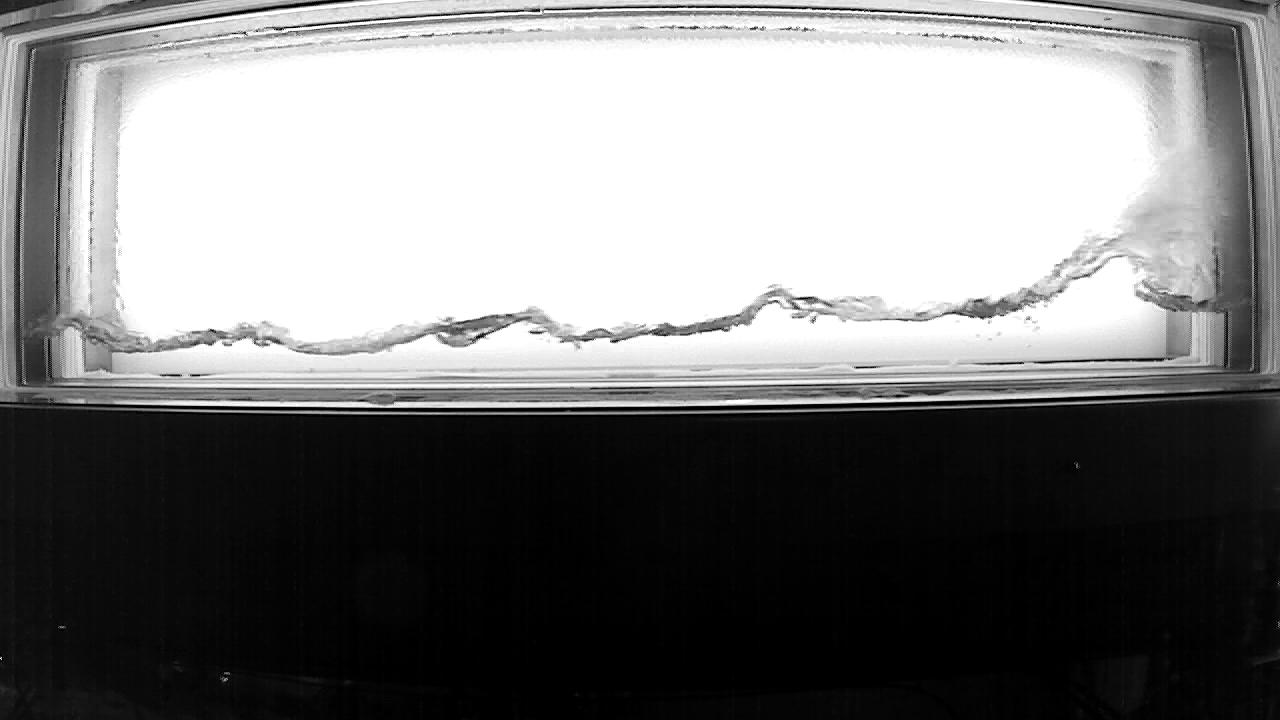
#> input picture CCFL002_1_2000_500_up_cam2_a_post.jpg, 1280 x 720 px
$ jupyter execute 'HZDR 5b plotting water boundary.ipynb'
#> lines starting #> are read from the running program, lines starting #| are printed output that depends on the picture; after the words box and inside, x2 and y2 are one past the last pixel; in counts of white or black regions, pixels touching at a corner belong together
[cell 1]
import cv2
import numpy as np
import matplotlib.pyplot as plt
import seaborn as sns; sns.set()
from skimage import draw

[cell 2]
# approximation
UPPER_BOUNDS_CAM1 = [[110,150], [95,175],
                     [90,200], [85,225], [82,250], [80,275],
                     [78,300], [75,325], [73,350], [73,375],
                     [72,400], [71,425], [71,450], [71,475],
                     [70,500], [70,525], [70,550], [70,575],
                     [70,600], [70,625], [70,650], [70,675],
                     [70,700], [70,725], [70,750], [70,775],
                     [75,800], [73,825], [75,850], [76,875],
                     [77,900], [78,925], [78,950], [81,975],
                     [82,1000], [88,1025], [94,1050],
                     [100,1075], [100,1100], [120,1125]]

UPPER_BOUNDS_CAM1 = np.array(UPPER_BOUNDS_CAM1)

[cell 3]
# filename is an image file
def preprocess_image(filename):
#> called with filename = 'CCFL002_1_2000_500_up_cam2_a_post.jpg'
    bgr_image       = cv2.imread(filename)
#> bgr_image is the input picture: shape (720, 1280, 3); min 0, max 255, mean 123.9
    rgb_image       = cv2.cvtColor(bgr_image, cv2.COLOR_BGR2RGB)
    gray_image      = cv2.cvtColor(rgb_image, cv2.COLOR_RGB2GRAY)
    _, binary_image = cv2.threshold(gray_image, 210, 255, cv2.THRESH_BINARY)
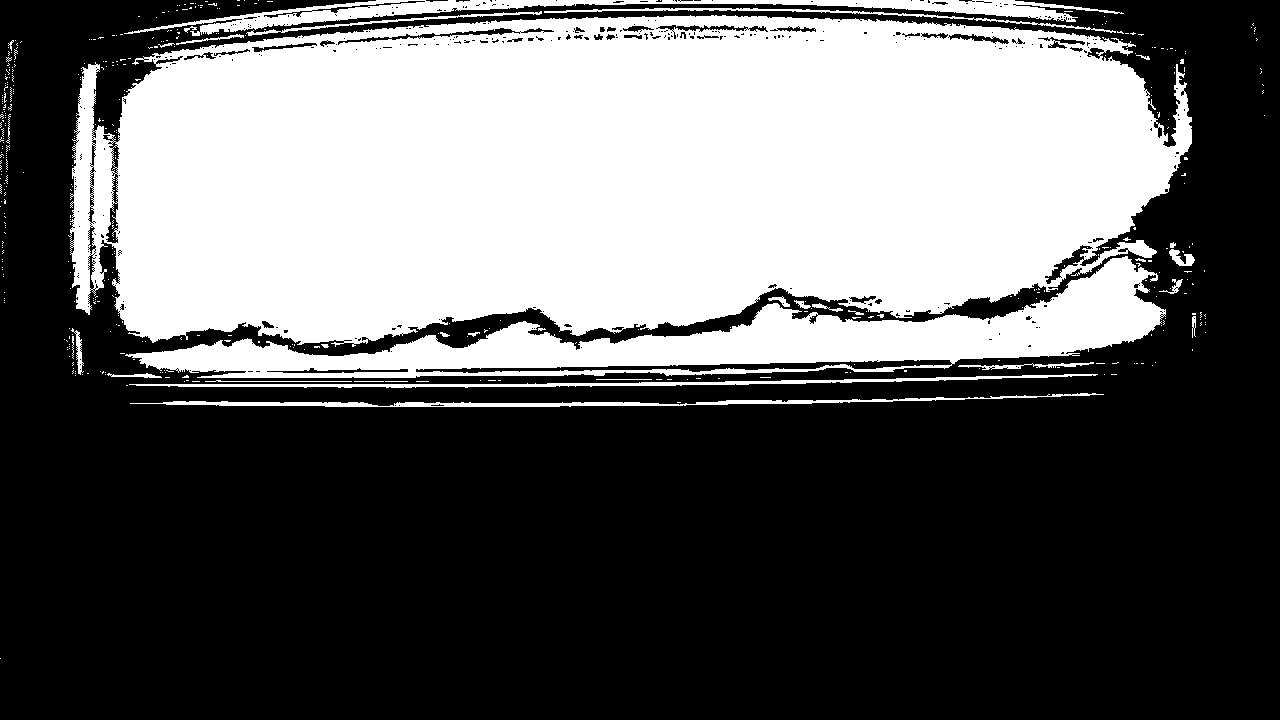
#> binary_image: shape (720, 1280); 38.8% white; 446 white regions (413 under 20 px), largest, box (x1, y1, x2, y2) and area: (68, 15, 1192, 347) 297674, (125, 256, 1166, 378) 40427, (124, 0, 1124, 36) 8332
    binary_image    = binary_image/255

    return binary_image, gray_image

[cell 4]
# points is a starting coordinate --> [y,x]
# this function is used in inversed_hieghts() function
def count_pixel(binary_image, points):
    y = points[0]
    x = points[1]
    no_of_pixels = 0

    while binary_image[y,x] == 1:
        y += 1
        no_of_pixels += 1

    return no_of_pixels

[cell 5]
# count_pixel() counts the pixels using top-down approach
# 1 points at a time
# inversed_heights() repeats count_pixel() many times
def inversed_heights(binary_image, starting_points):
    heights = []
    for points in starting_points:
        height = count_pixel(binary_image, points)
        heights.append(height)
#> this loop made 40 passes
#> height on passes 1 to 12: 230, 241, 241, 247, 243, 255, 263, 267, 267, 268, 253, 257
#> after the loop, heights = 40 values, max 268 at index 9, min 113 at index 39, mean 233

    return np.array(heights)

[cell 6]
# determine the actual boundary location
def find_boundary_coords(inversed_height_points, upper_bounds):
    y_locs = upper_bounds[:,0] + inversed_height_points
    x_locs = upper_bounds[:,1]

    y_locs = y_locs[:,np.newaxis]
    x_locs = x_locs[:,np.newaxis]

    coords = np.hstack((y_locs, x_locs))

    return coords

[cell 7]
# calculates the actual water height
# (container_height - inversed_height)
def actual_height(inversed_height):
    return 302-inversed_height

[cell 8]
def pixel_to_mm(value):
    return value*0.828

[cell 9]
def line_indices(boundary_coords):
    rrs = []
    ccs = []
    for i in range(len(boundary_coords)-1):
        y0 = boundary_coords[i][0]
        x0 = boundary_coords[i][1]
        y1 = boundary_coords[i+1][0]
        x1 = boundary_coords[i+1][1]

        rr, cc, _ = draw.line_aa(y0, x0, y1, x1)
        rrs.append(rr)
        ccs.append(cc)

    return rrs, ccs

[cell 10]
def draw_lines(gray_image_local, rrs, ccs):
    for rr, cc in zip(rrs, ccs):
        gray_image_local[rr,cc] = 0

    return gray_image_local

# Main program goes below

[cell 11]
binary_image, gray_image = preprocess_image('CCFL002_1_2000_500_up_cam2_a_post.jpg')

[cell 12]
plt.figure(figsize=(12,12))
plt.imshow(gray_image)

[cell 13]
heights = inversed_heights(binary_image, UPPER_BOUNDS_CAM1)

[cell 14]
boundary_coords = find_boundary_coords(heights, UPPER_BOUNDS_CAM1)
#> in find_boundary_coords, `y_locs = upper_bounds[:,0] + inversed_height_points`: y_locs = 40 values, max 342 at index 7, min 233 at index 39, mean 312.1
#> in find_boundary_coords, `coords = np.hstack((y_locs, x_locs))`: coords = 40 pairs, first value 233 to 342, second value 150 to 1125
#> boundary_coords has the same summary as coords in find_boundary_coords

[cell 15]
rrs, ccs = line_indices(boundary_coords)
#> the loop in line_indices, `for i in range(len(boundary_coords)-1):` made 39 passes
#> (y0, x0, y1, x1) on passes 1 to 12: (340, 150, 336, 175), (336, 175, 331, 200), (331, 200, 332, 225), (332, 225, 325, 250), (325, 250, 335, 275), (335, 275, 341, 300), (341, 300, 342, 325), (342, 325, 340, 350), (340, 350, 341, 375), (341, 375, 325, 400), (325, 400, 328, 425), (328, 425, 317, 450)
#> after the loop in line_indices, `for i in range(len(boundary_coords)-1):`: ccs = 39 items
#> rrs = 39 items; ccs = 39 items

[cell 16]
gray_image_with_line = draw_lines(gray_image, rrs, ccs)
#> the loop in draw_lines, `for rr, cc in zip(rrs, ccs):` made 39 passes

$ run again, with CCFL002_1_2000_500_up_cam1_a_post.jpg copied over CCFL002_1_2000_500_up_cam2_a_post.jpg
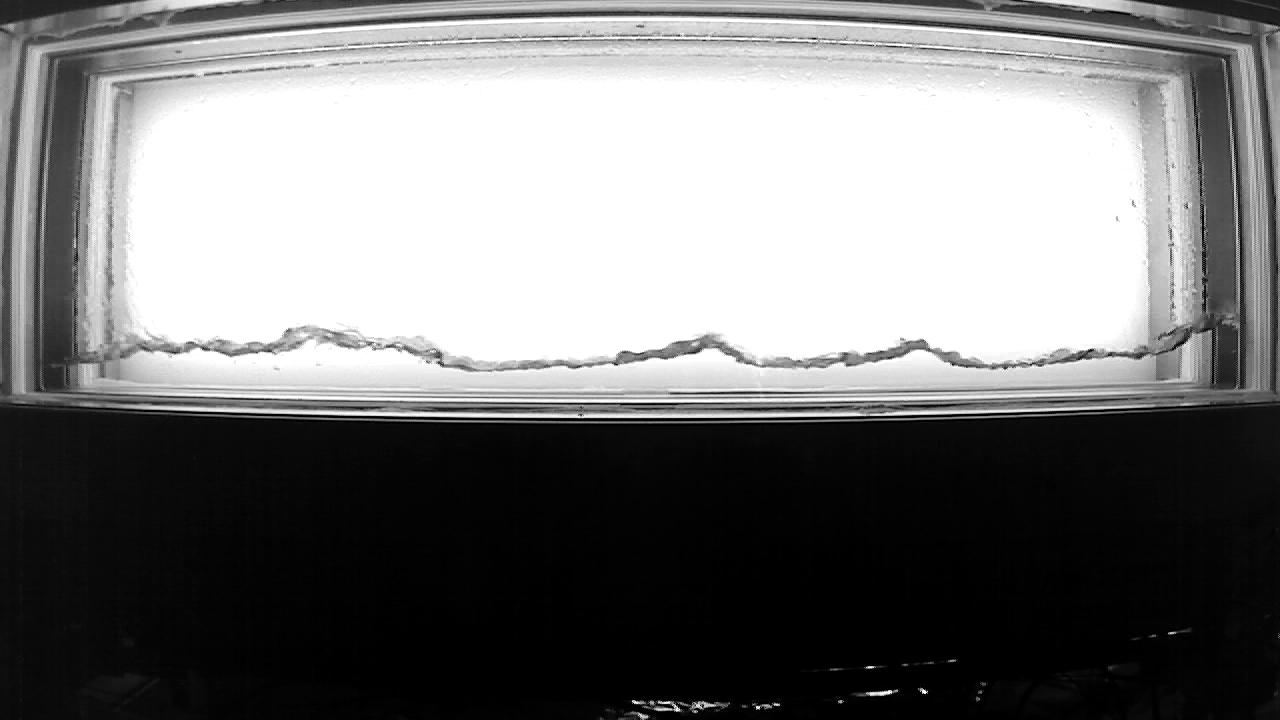
#> input picture CCFL002_1_2000_500_up_cam1_a_post.jpg, 1280 x 720 px
#> in preprocess_image, bgr_image is the input picture: shape (720, 1280, 3); min 0, max 255, mean 121.2
#> in preprocess_image, `_, binary_image = cv2.threshold(gray_image, 210, 255, cv2.THRESH_BINARY)`:
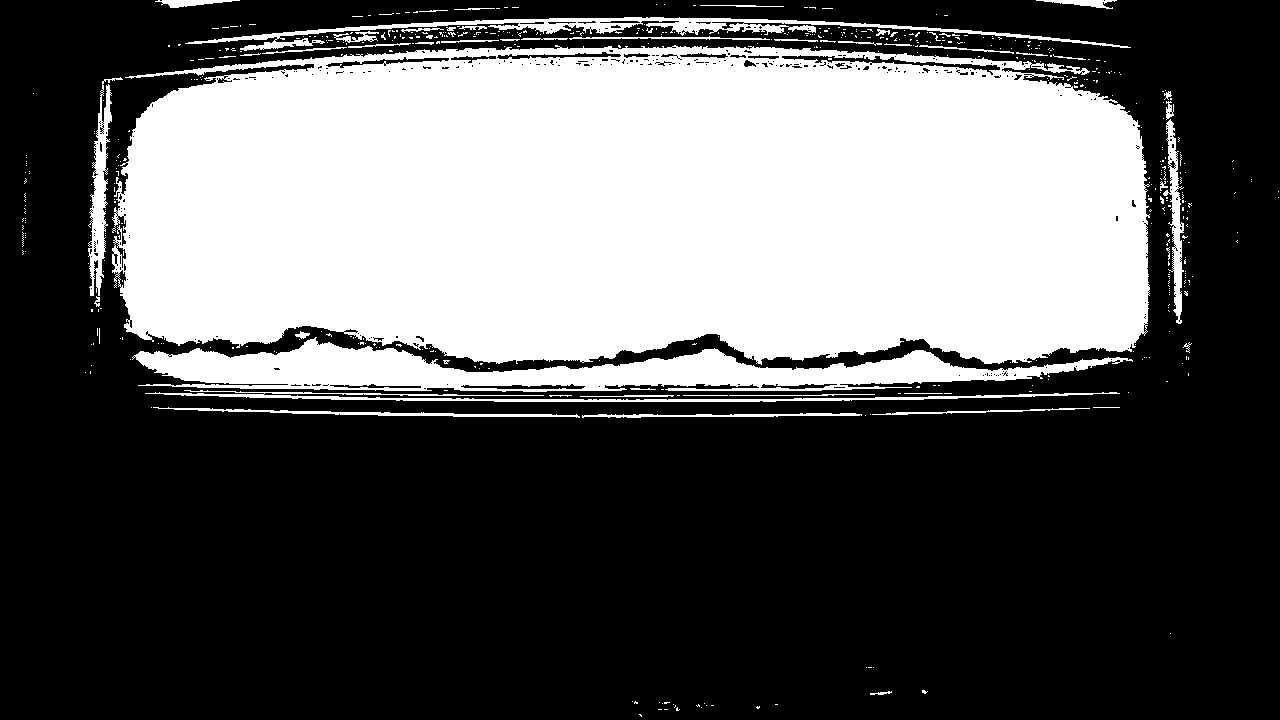
#> binary_image: shape (720, 1280); 36.4% white; 541 white regions (488 under 20 px), largest, box (x1, y1, x2, y2) and area: (112, 45, 1150, 365) 290976, (132, 337, 1133, 392) 24130, (185, 17, 1131, 51) 5643
#> the loop in inversed_heights, `for points in starting_points:` made 40 passes
#> height on passes 1 to 8: 225, 248, 251, 255, 260, 262, 249, 254
#> after the loop in inversed_heights, `for points in starting_points:`: heights = 40 values, max 293 at index 14, min 225 at index 0, mean 269.6
#> y_locs = 40 values, max 363 at index 14, min 327 at index 6, mean 348.7
#> coords = 40 pairs, first value 327 to 363, second value 150 to 1125
#> boundary_coords has the same summary as coords in find_boundary_coords
#> the loop in line_indices, `for i in range(len(boundary_coords)-1):` made 39 passes
#> (y0, x0, y1, x1) on passes 1 to 8: (335, 150, 343, 175), (343, 175, 341, 200), (341, 200, 340, 225), (340, 225, 342, 250), (342, 250, 342, 275), (342, 275, 327, 300), (327, 300, 329, 325), (329, 325, 329, 350)
#> after the loop in line_indices, `for i in range(len(boundary_coords)-1):`: ccs = 39 items
#> the loop in draw_lines, `for rr, cc in zip(rrs, ccs):` made 39 passes
